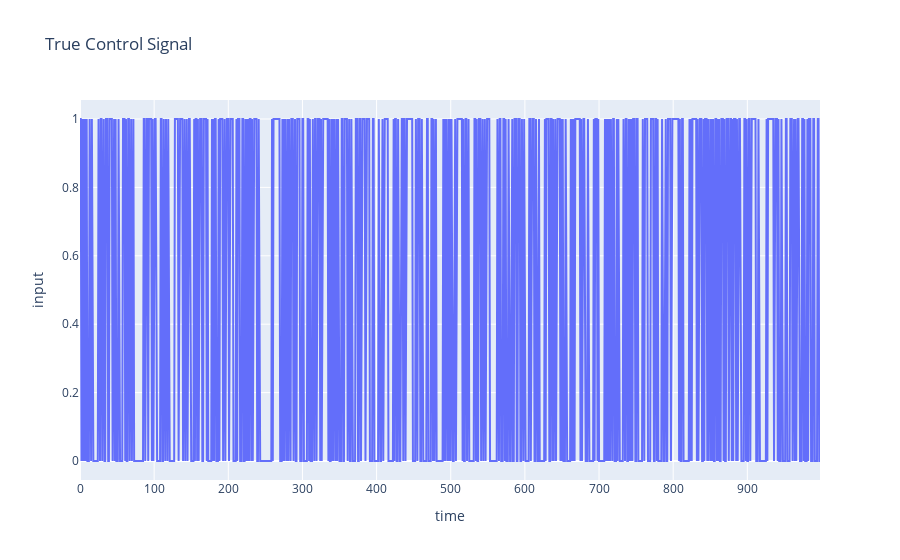

Notebook code for this chart:
### Code cell
px.line(U_0, title='True Control Signal').update_layout(xaxis_title='time', yaxis_title='input', legend_title='control signal', showlegend=False).show()

### Figure 1 — Plotly figure (JSON) as saved in the notebook; plotly's stock layout.template omitted (floating-point values rounded to 4 significant figures; data arrays with more than 128 entries replaced by an {"elided": "..."} marker saying what was removed)
{"data": [{"hovertemplate": "variable=0<br>index=%{x}<br>value=%{y}<extra></extra>", "legendgroup": "0", "line": {"color": "#636efa", "dash": "solid"}, "marker": {"symbol": "circle"}, "mode": "lines", "name": "0", "orientation": "v", "showlegend": true, "type": "scatter", "x": {"elided": "999 int values"}, "xaxis": "x", "y": {"elided": "999 int values"}, "yaxis": "y"}], "layout": {"legend": {"title": {"text": "control signal"}, "tracegroupgap": 0}, "showlegend": false, "title": {"text": "True Control Signal"}, "xaxis": {"anchor": "y", "domain": [0, 1], "title": {"text": "time"}}, "yaxis": {"anchor": "x", "domain": [0, 1], "title": {"text": "input"}}}}
